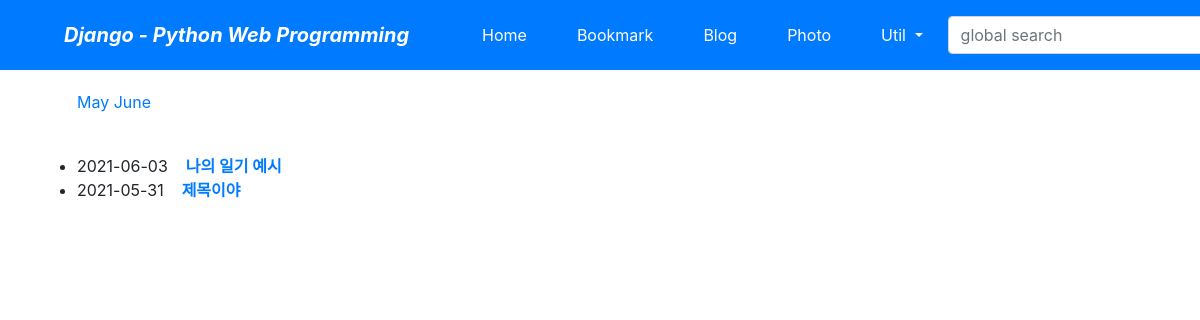
/blog/archive/2021/, run on an earlier commit of the app's database.
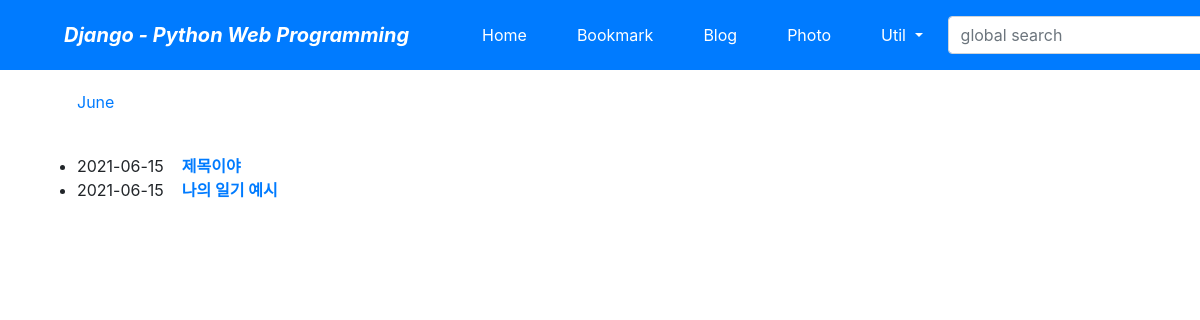
And on a later commit of the database.
### blogapp/models.py (models this page shows, shortened)
class Post(models.Model):
    title = models.CharField(verbose_name='TITLE', max_length=50)
    slug = models.SlugField('SLUG', unique=True, allow_unicode=True, help_text='one word for title alias.')
    description = models.CharField('DESCRIPTION', max_length=100, blank=True, help_text='simple description text.')
    content = models.TextField('CONTENT')
    create_dt = models.DateTimeField('CREATE DATE', auto_now_add=True)
    modify_dt = models.DateTimeField('MODIFY DATE', auto_now=True)
    tags = TaggableManager(blank=True)
    class Meta:
        verbose_name = 'post'
        verbose_name_plural = 'posts'
        db_table = 'blogapp_posts'
        ordering = ('-modify_dt',)
    def get_absolute_url(self):
        return reverse('blog:post_detail', args=(self.slug,))

### blogapp/views.py (the view)
# urls.py: path('archive/<int:year>/', views.PostYAV.as_view(), name='post_year_archive'),
class PostYAV(YearArchiveView):
    model = Post
    date_field = 'modify_dt'
    make_object_list = True

### blogapp/templates/blogapp/post_archive_year.html (shortened to what this page needs)
{% extends 'base.html' %}
{% block content %}
<ul>
    {% for date in date_list %}
    <li style="display: inline;">
        <a href="{% url 'blog:post_month_archive' year|date:'Y' date|date:'b' %}"> {{ date|date:"F" }} </a></li>
    {% endfor %}
</ul>
<br>
<div>
    <ul>
        {% for post in object_list %}
        <li>{{ post.modify_dt|date:"Y-m-d" }}&nbsp;&nbsp;&nbsp;
        <a href="{{ post.get_absolute_url }}"><strong>{{ post.title }}</strong></a></li>
        {% endfor %}
    </ul>
</div>
{% endblock %}

What changed in the data, as far as the page shows it:
changed Post "제목이야": modify_dt "2021-05-31" → "2021-06-15"; moves up the list
changed Post "나의 일기 예시": modify_dt "2021-06-03" → "2021-06-15"
Also different on the page:
list line gone: "May"
